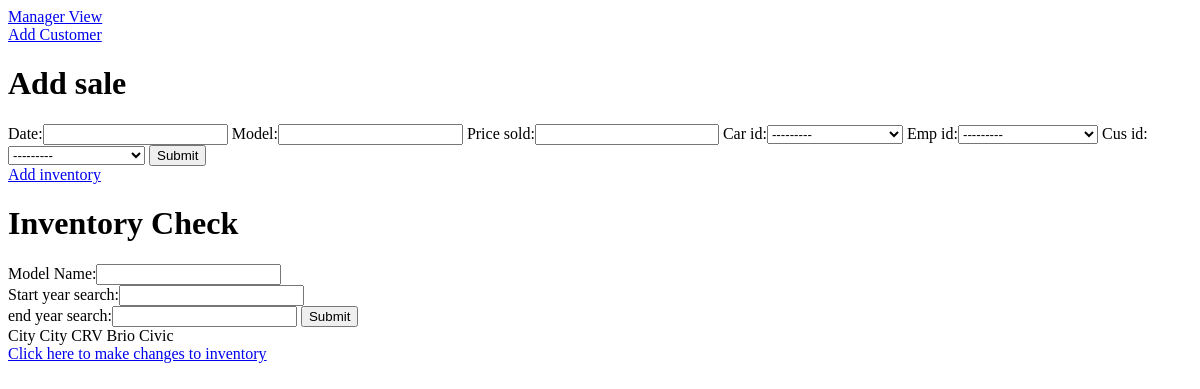
The page /general/newsale/ (signed in) on the database as committed earlier.
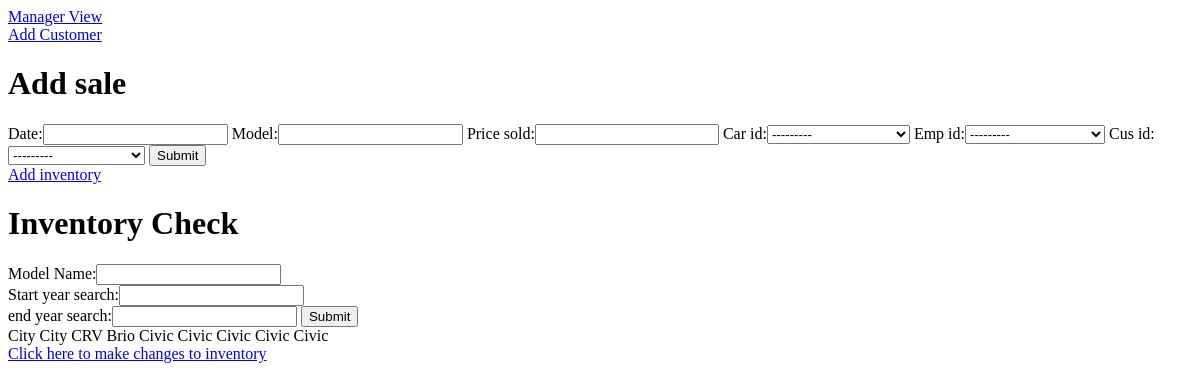
The same page on the database as committed later.
### accounts/models.py (models this page shows)
class inventory(models.Model):
    car_id = models.CharField(max_length = 6)
    model = models.CharField(max_length = 20 )
    built_year = models.PositiveSmallIntegerField()
    is_petrol = models.BooleanField()
    is_diesel = models.BooleanField()
    is_testdrive = models.BooleanField()
    is_sold = models.BooleanField()
    price = models.PositiveBigIntegerField()

### general/views.py (the view)
# urls.py: path('newsale/',views.addsale,name="sales"),
def addsale(request):
    current = employee.objects.get( emp_id = request.user )
    is_manager = current.is_manager
    if request.method == 'POST':
        form = newsaleform(data=request.POST)
        if form.is_valid():
            upload_form = form.save(commit=False)
            integrity=False
            while(integrity==False):
                random_code = randint(1000,9999)
                code = 'SEL'+str(random_code)
                try:
                    customer.objects.get(sale_id=code)
                    integrity = False
                except :
                    integrity = True
            upload_form.sales = form
            upload_form.sale_id  = code
            upload_form.save()
    else:
        form = newsaleform()
    storage = inventory.objects.raw('SELECT * FROM accounts_inventory')
    if request.method =="GET":
        mod = request.GET.get("model")
        start = request.GET.get("start_year")
        end = request.GET.get("end_year")
    print(storage)
    return render(request,'general/sale_form.html',{'form':form,
                                                    'inventory': storage,
                                                    'is_manager': is_manager})

### general/forms.py
class newsaleform(ModelForm):
    class Meta:
        fields = ("date","model","price_sold","car_id","emp_id","cus_id")
        model = sales

### general/templates/general/sale_form.html (shortened to what this page needs)
<!DOCTYPE html>
<html lang="en" dir="ltr">
  <head>
  </head>
  <body>
  {% if is_manager%}
    <a href="{% url 'accounts:performance' %}"> Manager View </a>
  {% endif %}
  <br>
  <a href="{% url 'general:booking' %}"> Add Customer </a>
  <h1> Add sale</h1>
    <form method="post">
      {{ form }}
      <button type="submit" name="button">Submit</button>
    </form>
    <a href="{% url 'general:add_inventory' %}"> Add inventory </a>
    <h1> Inventory Check </h1>
    <form method="get">
        Model Name:<input type = "text" name="model"><br>
        Start year search:<input type = "number" name="start_year"><br>
        end year search:<input type ="number" name="end_year">
        <input type = "submit"><br>
    </form>
    {% for invent in inventory %}
    {{ invent.model }}
    {% endfor %}
    <br>
    <a href="{% url 'general:alter_inventory' %}"> Click here to make changes to inventory</a>
  </body>
</html>

Rows that differ between the two databases and show on the page:
added inventory: model "Civic"
added inventory: model "Civic"
added inventory: model "Civic"
added inventory: model "Civic"
